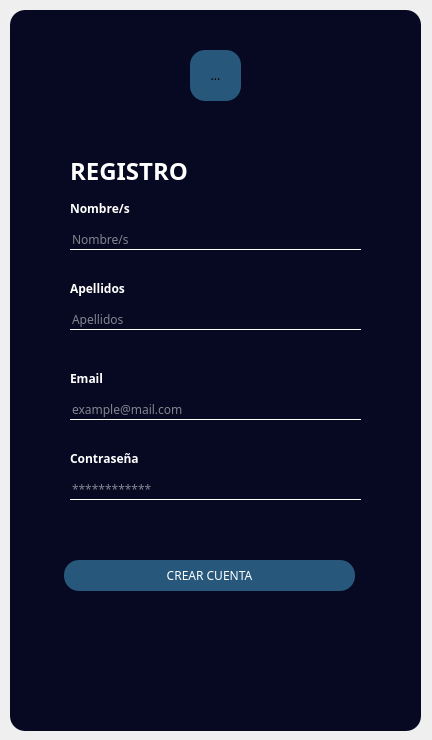
<?xml version="1.0" encoding="UTF-8"?>
<ui version="4.0">
 <class>registerMain</class>
 <widget class="QMainWindow" name="registerMain">
  <property name="enabled">
   <bool>true</bool>
  </property>
  <property name="geometry">
   <rect>
    <x>0</x>
    <y>0</y>
    <width>432</width>
    <height>740</height>
   </rect>
  </property>
  <property name="windowTitle">
   <string>Register</string>
  </property>
  <property name="styleSheet">
   <string notr="true">*{
font-family: century gothic;
}

QWidget{
background-image: url(:/images/images/background.jpg);
}

QFrame#contenedor{
background:#060921;
border-radius: 15px
}

QToolButton{
background:#27587B;
border-radius: 15px
}

QLabel#registro{
color: white;
font-size: 24px;

}

QLabel{
font-weight: bold;
color: white;

}

QLineEdit{
background:transparent;
border:none;
border-bottom: 1px solid white;
color: white;
}

QPushButton{
background:#27587B;
color: white;
border-radius: 15px;

}

QPushButton:hover{
background:#0E5386;
color: white;
border-radius: 15px;
font-weight: bold;

}



</string>
  </property>
  <widget class="QWidget" name="centralwidget">
   <widget class="QFrame" name="contenedor">
    <property name="geometry">
     <rect>
      <x>10</x>
      <y>10</y>
      <width>411</width>
      <height>721</height>
     </rect>
    </property>
    <property name="frameShape">
     <enum>QFrame::StyledPanel</enum>
    </property>
    <property name="frameShadow">
     <enum>QFrame::Raised</enum>
    </property>
    <widget class="QToolButton" name="icon">
     <property name="geometry">
      <rect>
       <x>180</x>
       <y>40</y>
       <width>51</width>
       <height>51</height>
      </rect>
     </property>
     <property name="text">
      <string>...</string>
     </property>
     <property name="icon">
      <iconset resource="source.qrc">
       <normaloff>:/images/images/user.png</normaloff>:/images/images/user.png</iconset>
     </property>
     <property name="iconSize">
      <size>
       <width>30</width>
       <height>30</height>
      </size>
     </property>
    </widget>
    <widget class="QLabel" name="registro">
     <property name="enabled">
      <bool>true</bool>
     </property>
     <property name="geometry">
      <rect>
       <x>60</x>
       <y>140</y>
       <width>131</width>
       <height>41</height>
      </rect>
     </property>
     <property name="text">
      <string>REGISTRO</string>
     </property>
    </widget>
    <widget class="QLabel" name="label">
     <property name="geometry">
      <rect>
       <x>60</x>
       <y>190</y>
       <width>61</width>
       <height>16</height>
      </rect>
     </property>
     <property name="text">
      <string>Nombre/s</string>
     </property>
    </widget>
    <widget class="QLineEdit" name="lineEdit">
     <property name="geometry">
      <rect>
       <x>60</x>
       <y>220</y>
       <width>291</width>
       <height>20</height>
      </rect>
     </property>
     <property name="maxLength">
      <number>16</number>
     </property>
     <property name="placeholderText">
      <string>Nombre/s</string>
     </property>
    </widget>
    <widget class="QLabel" name="label_4">
     <property name="geometry">
      <rect>
       <x>60</x>
       <y>270</y>
       <width>61</width>
       <height>16</height>
      </rect>
     </property>
     <property name="text">
      <string>Apellidos</string>
     </property>
    </widget>
    <widget class="QLineEdit" name="lineEdit_4">
     <property name="geometry">
      <rect>
       <x>60</x>
       <y>300</y>
       <width>291</width>
       <height>20</height>
      </rect>
     </property>
     <property name="maxLength">
      <number>16</number>
     </property>
     <property name="placeholderText">
      <string>Apellidos</string>
     </property>
    </widget>
    <widget class="QLabel" name="label_5">
     <property name="geometry">
      <rect>
       <x>60</x>
       <y>360</y>
       <width>41</width>
       <height>16</height>
      </rect>
     </property>
     <property name="text">
      <string>Email</string>
     </property>
    </widget>
    <widget class="QLineEdit" name="lineEdit_5">
     <property name="geometry">
      <rect>
       <x>60</x>
       <y>390</y>
       <width>291</width>
       <height>20</height>
      </rect>
     </property>
     <property name="maxLength">
      <number>25</number>
     </property>
     <property name="placeholderText">
      <string>example@mail.com</string>
     </property>
    </widget>
    <widget class="QLabel" name="label_6">
     <property name="geometry">
      <rect>
       <x>60</x>
       <y>440</y>
       <width>71</width>
       <height>16</height>
      </rect>
     </property>
     <property name="text">
      <string>Contraseña</string>
     </property>
    </widget>
    <widget class="QLineEdit" name="lineEdit_6">
     <property name="geometry">
      <rect>
       <x>60</x>
       <y>470</y>
       <width>291</width>
       <height>20</height>
      </rect>
     </property>
     <property name="text">
      <string/>
     </property>
     <property name="maxLength">
      <number>12</number>
     </property>
     <property name="echoMode">
      <enum>QLineEdit::Password</enum>
     </property>
     <property name="placeholderText">
      <string>************</string>
     </property>
    </widget>
    <widget class="QPushButton" name="pushButton">
     <property name="geometry">
      <rect>
       <x>54</x>
       <y>550</y>
       <width>291</width>
       <height>31</height>
      </rect>
     </property>
     <property name="text">
      <string>CREAR CUENTA</string>
     </property>
    </widget>
   </widget>
  </widget>
 </widget>
 <resources>
  <include location="source.qrc"/>
 </resources>
 <connections/>
</ui>
